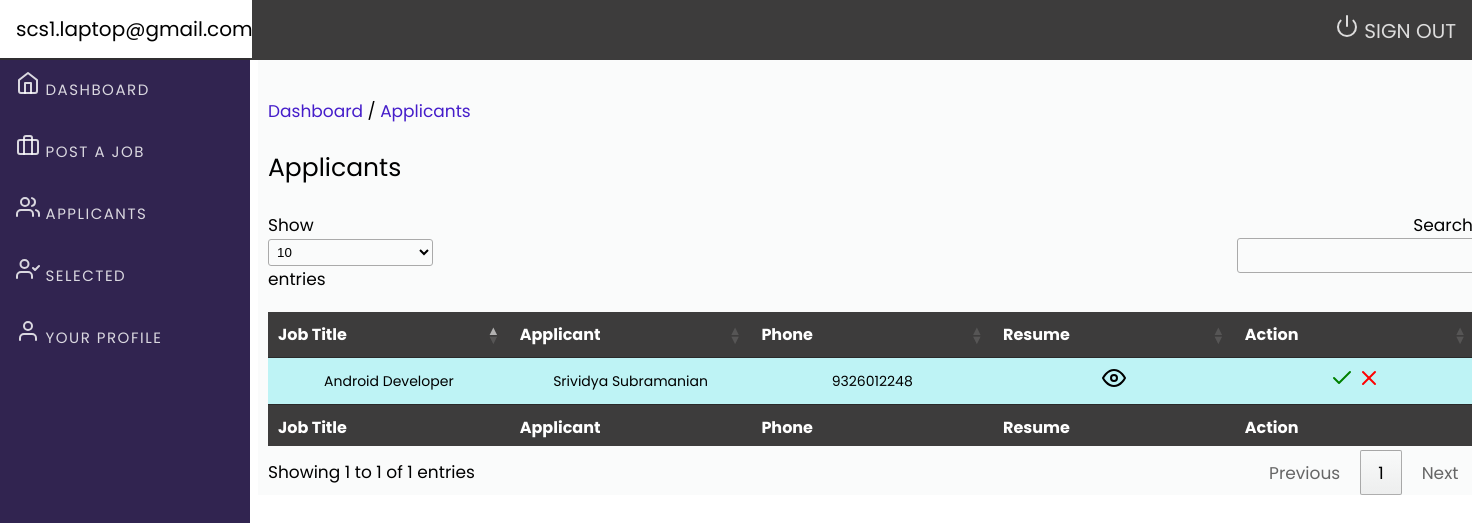
The page /admin/applicants.php (signed in) on the database as committed earlier.
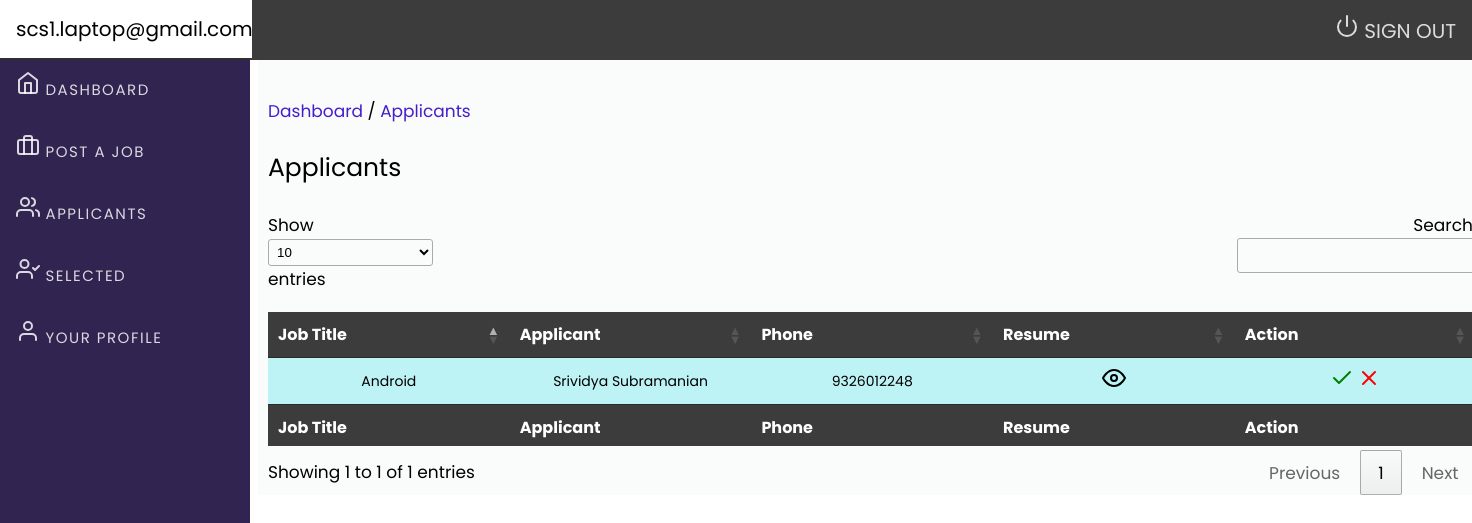
The same page on the database as committed later.
### tables this page shows
CREATE TABLE `job_seeker` (
  `id` int(11) NOT NULL,
  `fname` varchar(255) NOT NULL,
  `lname` varchar(255) NOT NULL,
  `email` varchar(255) NOT NULL,
  `password` varchar(255) NOT NULL,
  `mobileno` varchar(10) NOT NULL,
  `address` varchar(255) DEFAULT NULL,
  `country` varchar(100) NOT NULL,
  `city` varchar(255) DEFAULT NULL,
  `state` varchar(255) DEFAULT NULL,
  `dob` varchar(255) NOT NULL,
  `age` varchar(255) NOT NULL,
  `qualification` varchar(255) NOT NULL,
  `stream` varchar(255) NOT NULL,
  `passingyear` varchar(255) NOT NULL,
  `cgpa` varchar(10) NOT NULL,
  `aboutme` varchar(255) DEFAULT NULL,
  `skills` varchar(255) DEFAULT NULL,
  `resume` varchar(200) NOT NULL,
  `profile_img` varchar(100) DEFAULT NULL
);

CREATE TABLE `jobs` (
  `job_id` int(11) NOT NULL,
  `creator_email` varchar(100) NOT NULL,
  `job_title` varchar(100) NOT NULL,
  `description` varchar(200) NOT NULL,
  `country` varchar(50) NOT NULL,
  `state` varchar(50) NOT NULL,
  `city` varchar(50) NOT NULL,
  `openings` int(11) NOT NULL,
  `salary` bigint(20) NOT NULL
);

### admin/applicants.php (the view, shortened to what this page needs)
<?php
include('include/header.php');
include('include/sidebar.php');
$company = $_SESSION['email'];
$conn = mysqli_connect('localhost', 'root', '', 'job_portal');
$query = mysqli_query($conn, "select j.job_title, j.job_id, s.id, s.fname, s.lname, s.resume,
 s.mobileno from job_seeker s, jobs j, applicant a where a.user_id=s.id and
a.job_post_id=j.job_id and a.status='applied' and j.creator_email='$company'");
?>
<html>
<p><a href="dashboard.php">Dashboard</a>&nbsp;/&nbsp;<a href="applicants.php">Applicants</a></p>
<div class="row">
    <div class="col">
        <p style="font-size: 25px;">
            Applicants
        </p>
    </div>
</div>
<div class="table-div">
    <table id="example" class="row-border hover">
        <thead>
            <tr>
                <th>Job Title</th>
                <th>Applicant</th>
                <th>Phone</th>
                <th>Resume</th>
                <th>Action</th>
            </tr>
        </thead>
        <tbody>
            <?php
            while ($row = mysqli_fetch_array($query)) {
            ?>
                <tr>
                    <td><?php echo $row['job_title'] ?></td>
                    <td><?php echo $row['fname'] . ' ';
                        echo $row['lname'] ?></td>
                    <td><?php echo $row['mobileno'] ?></td>
                    <td>
                        <button data-feather="eye" onclick="showDoc('<?php echo $row['resume'] ?>')"></button>
                    </td>
                    <td>
                        <div class="row">
                            <div class="btn-group">
                                <a href="js_selected.php?u-id=<?php echo $row['id'] ?>&j-id=<?php echo $row['job_id'] ?>" ><span data-feather="check" class="success"></span></a>
                                <a href="js_rejected.php?u-id=<?php echo $row['id'] ?>&j-id=<?php echo $row['job_id'] ?>" ><span data-feather="x" class="danger"></span></a>
                            </div>
                        </div>
                    </td>
                </tr>
            <?php } ?>
        </tbody>
        <tfoot>
            <tr>
                <th>Job Title</th>
                <th>Applicant</th>
                <th>Phone</th>
                <th>Resume</th>
                <th>Action</th>
            </tr>
        </tfoot>
    </table>
</div>
</div>
</div>
</div>
</html>

Rows that differ between the two databases and show on the page:
changed job_seeker "Srividya": jobs.job_title "Android Developer" → "Android"
